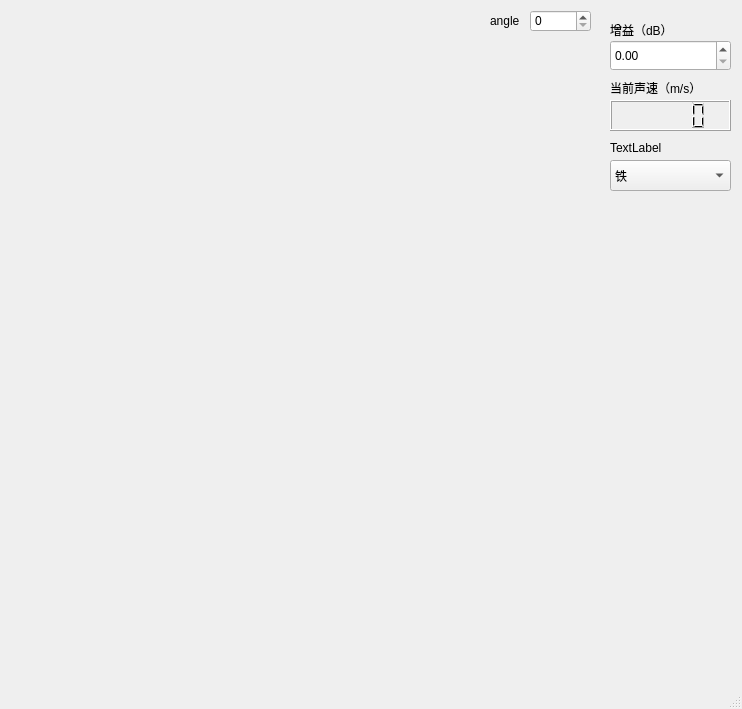
<?xml version="1.0" encoding="UTF-8"?>
<ui version="4.0">
 <class>MainWindow</class>
 <widget class="QMainWindow" name="MainWindow">
  <property name="geometry">
   <rect>
    <x>0</x>
    <y>0</y>
    <width>742</width>
    <height>709</height>
   </rect>
  </property>
  <property name="sizePolicy">
   <sizepolicy hsizetype="Expanding" vsizetype="Expanding">
    <horstretch>0</horstretch>
    <verstretch>0</verstretch>
   </sizepolicy>
  </property>
  <property name="windowTitle">
   <string>MainWindow</string>
  </property>
  <widget class="QWidget" name="centralWidget">
   <widget class="QCustomPlot" name="qCustomPlot" native="true">
    <property name="geometry">
     <rect>
      <x>10</x>
      <y>210</y>
      <width>591</width>
      <height>441</height>
     </rect>
    </property>
   </widget>
   <widget class="QCustomPlot" name="qCustomPlot2" native="true">
    <property name="geometry">
     <rect>
      <x>10</x>
      <y>0</y>
      <width>591</width>
      <height>201</height>
     </rect>
    </property>
    <widget class="QSpinBox" name="angle_spinBox">
     <property name="geometry">
      <rect>
       <x>520</x>
       <y>10</y>
       <width>61</width>
       <height>22</height>
      </rect>
     </property>
    </widget>
    <widget class="QLabel" name="label1">
     <property name="geometry">
      <rect>
       <x>480</x>
       <y>10</y>
       <width>31</width>
       <height>21</height>
      </rect>
     </property>
     <property name="text">
      <string>angle</string>
     </property>
    </widget>
   </widget>
   <widget class="QDoubleSpinBox" name="gainnumber">
    <property name="geometry">
     <rect>
      <x>610</x>
      <y>40</y>
      <width>121</width>
      <height>31</height>
     </rect>
    </property>
   </widget>
   <widget class="QLabel" name="gainlabel">
    <property name="geometry">
     <rect>
      <x>610</x>
      <y>20</y>
      <width>81</width>
      <height>20</height>
     </rect>
    </property>
    <property name="text">
     <string>增益（dB）</string>
    </property>
   </widget>
   <widget class="QLCDNumber" name="vol">
    <property name="geometry">
     <rect>
      <x>610</x>
      <y>100</y>
      <width>121</width>
      <height>31</height>
     </rect>
    </property>
   </widget>
   <widget class="QLabel" name="vollabel">
    <property name="geometry">
     <rect>
      <x>610</x>
      <y>80</y>
      <width>91</width>
      <height>16</height>
     </rect>
    </property>
    <property name="text">
     <string>当前声速（m/s）</string>
    </property>
   </widget>
   <widget class="QComboBox" name="materialbox">
    <property name="geometry">
     <rect>
      <x>610</x>
      <y>160</y>
      <width>121</width>
      <height>31</height>
     </rect>
    </property>
    <property name="sizePolicy">
     <sizepolicy hsizetype="Preferred" vsizetype="Preferred">
      <horstretch>0</horstretch>
      <verstretch>0</verstretch>
     </sizepolicy>
    </property>
    <property name="currentText">
     <string>铁</string>
    </property>
    <item>
     <property name="text">
      <string>铁</string>
     </property>
    </item>
    <item>
     <property name="text">
      <string>铝</string>
     </property>
    </item>
    <item>
     <property name="text">
      <string>木</string>
     </property>
    </item>
   </widget>
   <widget class="QLabel" name="materials">
    <property name="geometry">
     <rect>
      <x>610</x>
      <y>140</y>
      <width>121</width>
      <height>16</height>
     </rect>
    </property>
    <property name="text">
     <string>TextLabel</string>
    </property>
   </widget>
  </widget>
  <widget class="QStatusBar" name="statusBar"/>
  <widget class="QMenuBar" name="menuBar">
   <property name="geometry">
    <rect>
     <x>0</x>
     <y>0</y>
     <width>742</width>
     <height>23</height>
    </rect>
   </property>
  </widget>
 </widget>
 <layoutdefault spacing="6" margin="11"/>
 <customwidgets>
  <customwidget>
   <class>QCustomPlot</class>
   <extends>QWidget</extends>
   <header location="global">qcustomplot.h</header>
   <container>1</container>
  </customwidget>
 </customwidgets>
 <resources/>
 <connections/>
</ui>
